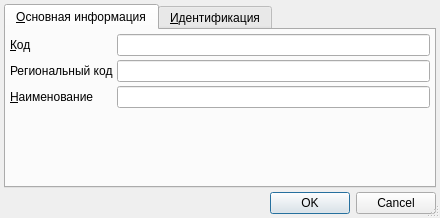
<?xml version="1.0" encoding="UTF-8"?>
<ui version="4.0">
 <class>RiskFactorEditor</class>
 <widget class="QDialog" name="RiskFactorEditor">
  <property name="geometry">
   <rect>
    <x>0</x>
    <y>0</y>
    <width>440</width>
    <height>218</height>
   </rect>
  </property>
  <property name="windowTitle">
   <string>Dialog</string>
  </property>
  <property name="sizeGripEnabled">
   <bool>true</bool>
  </property>
  <layout class="QGridLayout" name="gridLayout_2">
   <property name="leftMargin">
    <number>4</number>
   </property>
   <property name="topMargin">
    <number>4</number>
   </property>
   <property name="rightMargin">
    <number>4</number>
   </property>
   <property name="bottomMargin">
    <number>4</number>
   </property>
   <property name="spacing">
    <number>4</number>
   </property>
   <item row="3" column="0" colspan="2">
    <widget class="QDialogButtonBox" name="buttonBox">
     <property name="standardButtons">
      <set>QDialogButtonBox::Cancel|QDialogButtonBox::Ok</set>
     </property>
    </widget>
   </item>
   <item row="2" column="0" colspan="2">
    <widget class="QTabWidget" name="tabWidget">
     <property name="currentIndex">
      <number>0</number>
     </property>
     <widget class="QWidget" name="tabMain">
      <attribute name="title">
       <string>&amp;Основная информация</string>
      </attribute>
      <layout class="QGridLayout" name="gridLayout">
       <property name="leftMargin">
        <number>4</number>
       </property>
       <property name="topMargin">
        <number>4</number>
       </property>
       <property name="rightMargin">
        <number>4</number>
       </property>
       <property name="bottomMargin">
        <number>4</number>
       </property>
       <property name="spacing">
        <number>4</number>
       </property>
       <item row="2" column="1">
        <widget class="QLineEdit" name="edtName"/>
       </item>
       <item row="2" column="0">
        <widget class="QLabel" name="lblName">
         <property name="sizePolicy">
          <sizepolicy hsizetype="Maximum" vsizetype="Preferred">
           <horstretch>0</horstretch>
           <verstretch>0</verstretch>
          </sizepolicy>
         </property>
         <property name="text">
          <string>&amp;Наименование</string>
         </property>
         <property name="buddy">
          <cstring>edtName</cstring>
         </property>
        </widget>
       </item>
       <item row="0" column="0">
        <widget class="QLabel" name="lblCode">
         <property name="sizePolicy">
          <sizepolicy hsizetype="Maximum" vsizetype="Preferred">
           <horstretch>0</horstretch>
           <verstretch>0</verstretch>
          </sizepolicy>
         </property>
         <property name="text">
          <string>&amp;Код</string>
         </property>
         <property name="buddy">
          <cstring>edtCode</cstring>
         </property>
        </widget>
       </item>
       <item row="0" column="1">
        <widget class="QLineEdit" name="edtCode"/>
       </item>
       <item row="3" column="0" colspan="2">
        <spacer name="verticalSpacer">
         <property name="orientation">
          <enum>Qt::Vertical</enum>
         </property>
         <property name="sizeHint" stdset="0">
          <size>
           <width>20</width>
           <height>40</height>
          </size>
         </property>
        </spacer>
       </item>
       <item row="1" column="0">
        <widget class="QLabel" name="lblRegionalCode">
         <property name="text">
          <string>Региональный код</string>
         </property>
        </widget>
       </item>
       <item row="1" column="1">
        <widget class="QLineEdit" name="edtRegionalCode"/>
       </item>
      </layout>
     </widget>
     <widget class="QWidget" name="tabIdentification">
      <attribute name="title">
       <string>&amp;Идентификация</string>
      </attribute>
      <layout class="QGridLayout" name="gridLayout_3">
       <property name="leftMargin">
        <number>4</number>
       </property>
       <property name="topMargin">
        <number>4</number>
       </property>
       <property name="rightMargin">
        <number>4</number>
       </property>
       <property name="bottomMargin">
        <number>4</number>
       </property>
       <property name="spacing">
        <number>4</number>
       </property>
       <item row="0" column="0">
        <widget class="CInDocTableView" name="tblIdentification"/>
       </item>
      </layout>
     </widget>
    </widget>
   </item>
  </layout>
 </widget>
 <customwidgets>
  <customwidget>
   <class>CInDocTableView</class>
   <extends>QTableView</extends>
   <header>library/InDocTable.h</header>
  </customwidget>
 </customwidgets>
 <tabstops>
  <tabstop>tabWidget</tabstop>
  <tabstop>edtCode</tabstop>
  <tabstop>edtName</tabstop>
  <tabstop>tblIdentification</tabstop>
  <tabstop>buttonBox</tabstop>
 </tabstops>
 <resources/>
 <connections>
  <connection>
   <sender>buttonBox</sender>
   <signal>accepted()</signal>
   <receiver>RiskFactorEditor</receiver>
   <slot>accept()</slot>
   <hints>
    <hint type="sourcelabel">
     <x>198</x>
     <y>258</y>
    </hint>
    <hint type="destinationlabel">
     <x>190</x>
     <y>86</y>
    </hint>
   </hints>
  </connection>
  <connection>
   <sender>buttonBox</sender>
   <signal>rejected()</signal>
   <receiver>RiskFactorEditor</receiver>
   <slot>reject()</slot>
   <hints>
    <hint type="sourcelabel">
     <x>198</x>
     <y>258</y>
    </hint>
    <hint type="destinationlabel">
     <x>190</x>
     <y>86</y>
    </hint>
   </hints>
  </connection>
 </connections>
</ui>
